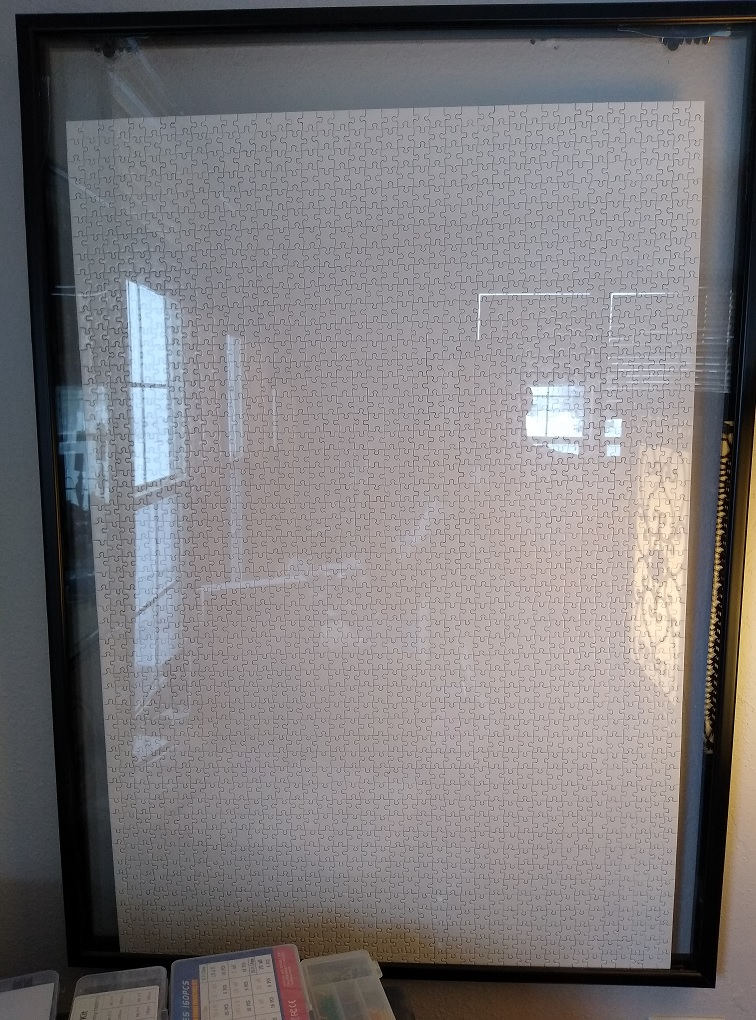
#> input picture WhitePuzzleSolved.jpg, 756 x 1020 px, given in place of 1800_take2.png, which was not available
$ python breakme.py 5 5
#> lines starting #> are read from the running program, lines starting #| are printed output that depends on the picture; after the words box and inside, x2 and y2 are one past the last pixel; in counts of white or black regions, pixels touching at a corner belong together; pictures that were not available may be replaced by others from this repository, and a replacement may not be noted
import numpy as np
from cv2 import cv2
import sys

workdir = r'C:\jigsaw\data\2000'
edgepct = 0.60

def rotate(l, n):
    return l[n:] + l[:n]

def rotate_p(l, n):
	result = l
	for _ in range(n):
		result = rotate_one(result)
	return result

def rotate_one(l):
	a = l[0]
	b = l[1]
	c = l[2]
	d = l[3]
	return [b,c,d,a]

def LoadBigImg():
	#filename = workdir+'\\'+'1200ffs.png'
	#filename = workdir+r'\boxart\edited'+r'\clearart.png' # 600 dpi
	filename = workdir + r'\boxart\edited\1800_take2.png'
	imgTmp = cv2.imread(filename)
#> imgTmp is the input picture: shape (1020, 756, 3); mean B, G, R 122.5, 120.5, 123.6
#> in rgba2grey, `return np.dot(rgba[...,:3], [0.299, 0.587, 0.114])`:
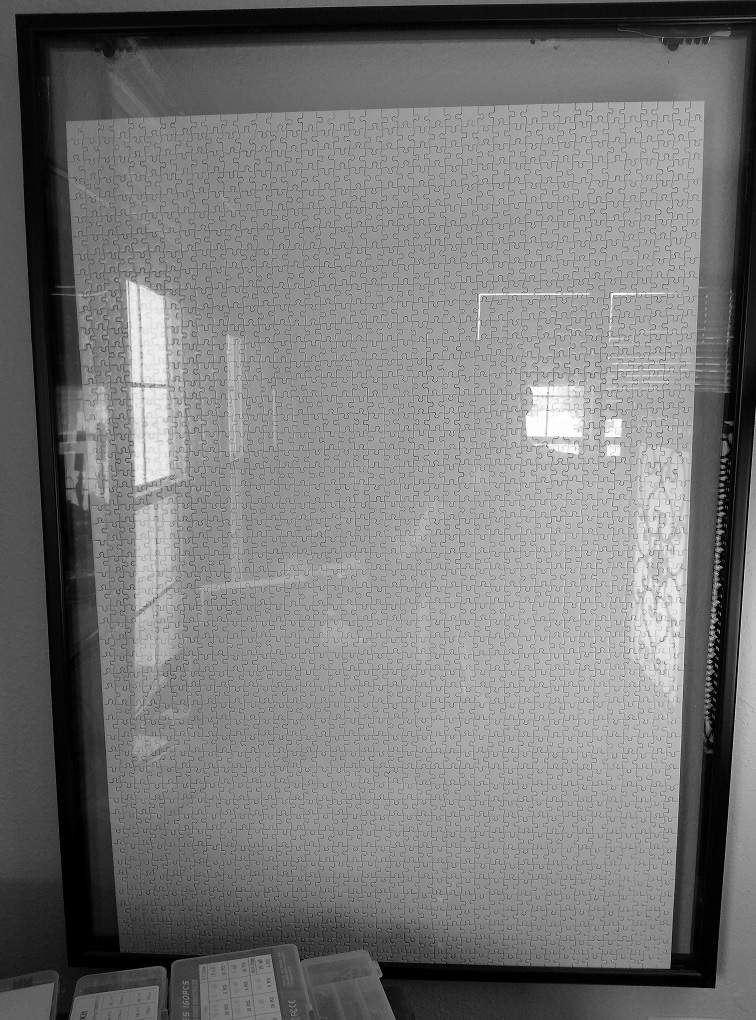
#> returned value: shape (1020, 756) float64; min 0, max 255, mean 121.5
	print('Loaded:', filename)
	return imgTmp

def rangeconvert(img, lower, upper, set):
	work = np.copy(img)
	lr = work >= lower
	gr = work <= upper
	m  = np.logical_and(gr,lr)
	work[m] = set
	return work

def make_floodfill_mask(img, x, y):
	matrix_np = np.asarray(img).astype(np.uint8)
	mask = np.zeros(np.asarray(img.shape)+2, dtype=np.uint8)
	start_pt = (x,y)
	cv2.floodFill(matrix_np, mask, start_pt, 255, flags=4)
	mask = mask[1:-1, 1:-1]
	return mask

def floodfill(img, x, y, c):
	mask = make_floodfill_mask(img, x, y)
	img[mask != 0] = c

def BlackenCentralPeice(img):
	# start by inverting everything
	img = 255 - img

	# make the surrounding area white, via tolerant floodfill:
	# dark gray -> black
	work = rangeconvert(img, 0, 100, 0) ######### // ! This number was found through experimentation
	# get the flood fill mask
	mask = make_floodfill_mask(work, 0, 0)
	# apply the flood fill
	whites = (mask != 0)
	img[whites] = 255

	return img

def DoSingle(i, x, y):
#> called with x = 4, y = 4
	sy, sx = i.shape
#> sy = 1020; sx = 756
	px = sx / 50
#> px = 15.12
	py = sy / 40
#> py = 25.5
	startx = px*x
#> startx = 60.48
	starty = py*y
#> starty = 102

	topx = int(startx - (px*edgepct))
#> topx = 51
	topy = int(starty - (py*edgepct))
#> topy = 86
	endx = int(startx + (px*(1+edgepct)))
#> endx = 84
	endy = int(starty + (py*(1+edgepct)))
#> endy = 142

	# clip to image range
	topx = max(topx, 0)
	topy = max(topy, 0)
	endx = min(endx, sx-1)
	endy = min(endy, sy-1)

	print('working on',x+1,y+1,'crds:',topx,topy,endx,endy)
#| working on 5 5 crds: 51 86 84 142
	z = np.copy(i[topy:endy,topx:endx])
	#zz = np.array(i.shape+(2,2))
	#zz[:] = 255
	#zz[1:,1:] = z
	print (z.shape)
#| (56, 33)
	z[0,:]  = 255
#> z: shape (56, 33) float64; min 22.47, max 255, mean 77.6
	z[-1,:] = 255
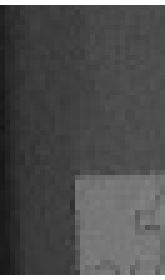
#> z: shape (56, 33) float64 (shown 5 times larger); min 22.47, max 255, mean 80.6
	z[:,0]  = 255
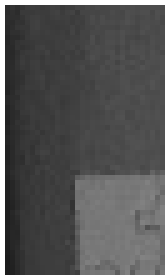
#> z: shape (56, 33) float64 (shown 5 times larger); 2.92% of pixels changed, all inside (x1, y1, x2, y2) = (0, 1, 1, 55)
	z[:,-1] = 255
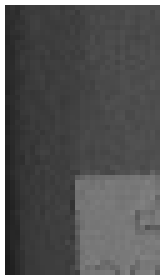
#> z: shape (56, 33) float64 (shown 5 times larger); 2.92% of pixels changed, all inside (x1, y1, x2, y2) = (32, 1, 33, 55)
	z = BlackenCentralPeice(z)
#> in rangeconvert, `lr = work >= lower`: lr: shape (56, 33) bool; every value is 1
#> in rangeconvert, `gr = work <= upper`:
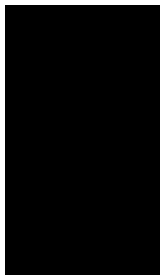
#> gr: shape (56, 33) bool (shown 5 times larger); 9.4% white in thin lines or dots
#> in make_floodfill_mask, `cv2.floodFill(matrix_np, mask, start_pt, 255, flags=4)`:
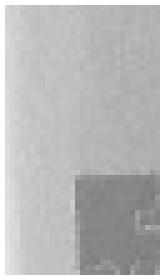
#> matrix_np: shape (56, 33) (shown 5 times larger); min 124, max 255, mean 186.7
#> in BlackenCentralPeice, `img[whites] = 255`:
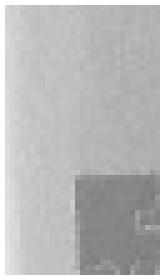
#> img: shape (56, 33) float64 (shown 5 times larger); min 124.4, max 255, mean 187
	filename = r'\%d_%d.png'%(x+1,y+1)
	wd = workdir+r'\breakme'
	filename = wd+filename

	cv2.imwrite(filename, z)
	print('saved:',filename)

def rgba2grey(rgba):
	return np.dot(rgba[...,:3], [0.299, 0.587, 0.114])

batch = ((1,1),
(2,1),
(49,40),
(50,40),
(9,7),
(1,2),
(49,39),
(50,39),
(9,10),
(9,8),
(9,9))

if __name__ == '__main__':
	rgba = LoadBigImg()
	i = rgba2grey(rgba)

	if ('-all' in sys.argv):
		for y in range(40):
			for x in range(50):
				DoSingle(i,x,y)
	elif ('-b' in sys.argv):
		for b in batch:
			DoSingle(i,b[0]-1,b[1]-1)
	else:
		x = y = 0
		if (len(sys.argv) >= 3):
			x = int(sys.argv[1])-1
			y = int(sys.argv[2])-1
		DoSingle(i,x,y)
